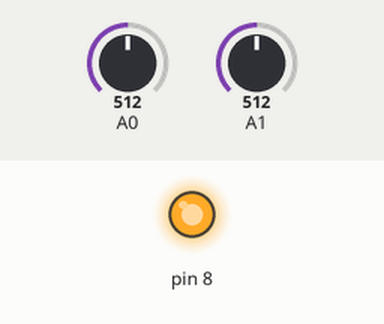
This sketch was run on a simulated Arduino Uno, built with avr-gcc and run on an emulated ATmega328P. Parts: output pins drawn as LEDs (lit = HIGH). The inputs (shaded band) are chosen by the test bench; at power-on: A1 = 512, A0 = 512.

Above: at 2.8 s.
2.9 s: A1 set to 993
5.6 s: A1 set to 1012
At 7.4 s:
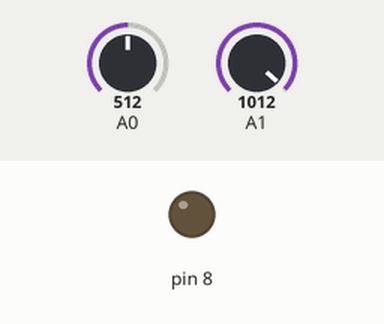
8.3 s: A1 set to 990
At 10.5 s:
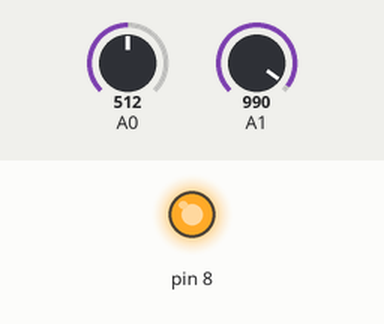
11.5 s: A1 set to 1010
At 13.2 s:
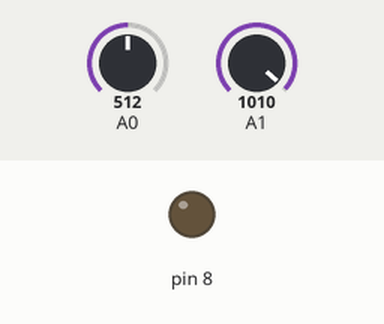
Timing chart, 0 to 14.7 s (numbered marks = the images above; inputs shaded):
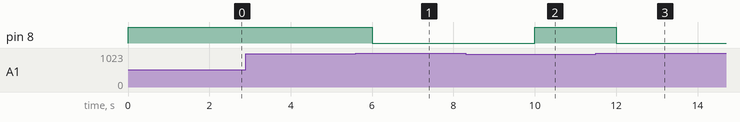

Measured:
- the behaviour switches between 999 and 1000 on A1 (found by bisection; images 0 and 1)
- after the input at 2.9 s, every drawn part: stays the same
- after the input at 5.6 s, pin 8: HIGH → LOW after 0.40 s
- after the input at 8.3 s, pin 8: LOW → HIGH after 1.7 s
- after the input at 11.5 s, pin 8: HIGH → LOW after 0.50 s

The sketch:

sketch_motor_led.ino
```cpp
//フォトリフレクタ，モータの動作確認
void setup() {
  // put your setup code here, to run once:
  Serial.begin(9600);
  pinMode(8,OUTPUT);
}

void loop() {
  // put your main code here, to run repeatedly:
  int val_l = analogRead(A0);
  int val_R = analogRead(A1);

  if(val_R < 1000){
    digitalWrite(8,HIGH);
    delay(2000);
  }
  else{
    digitalWrite(8,LOW);
    delay(2000);
  }


}
```
